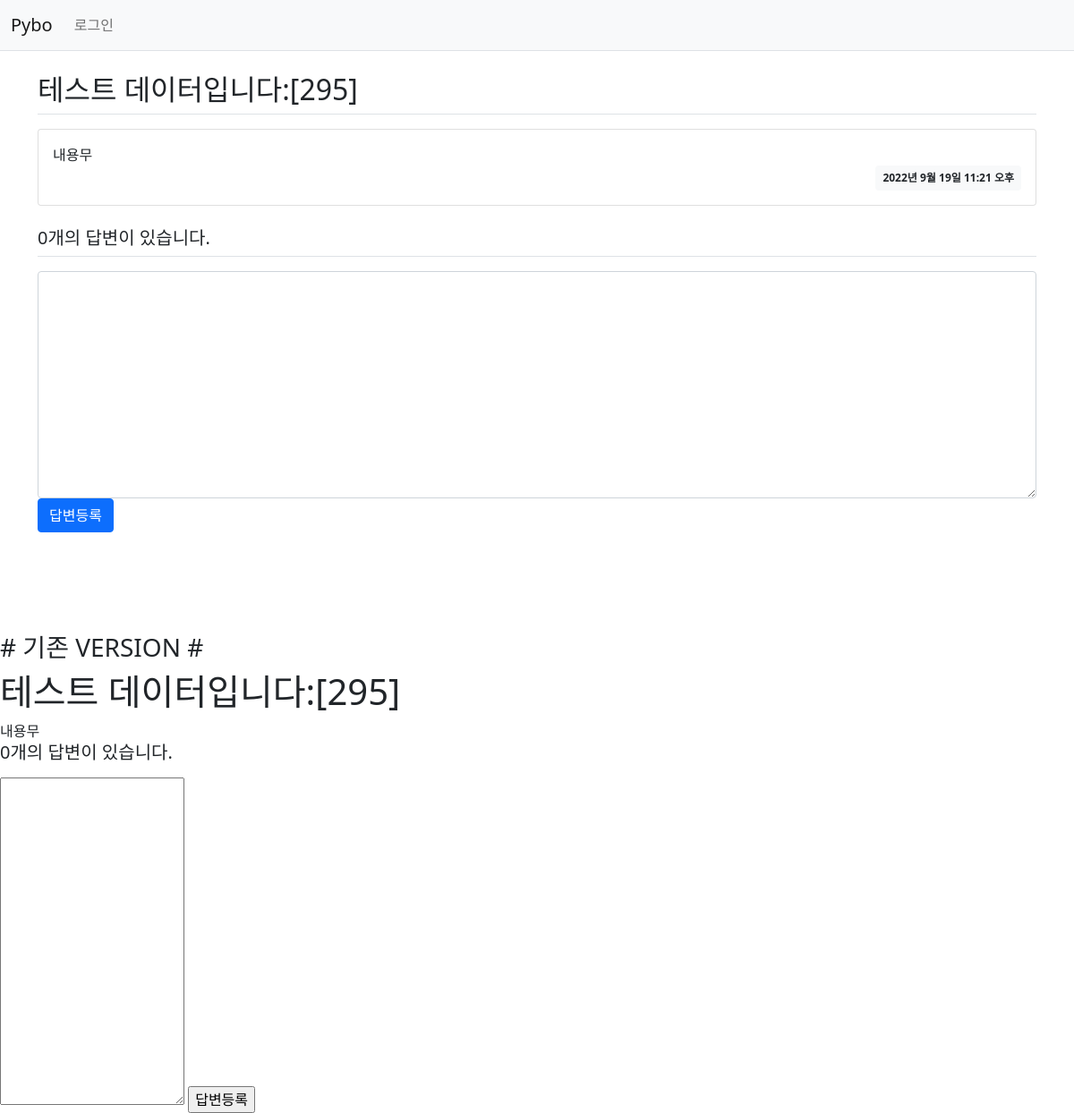
Screenshot of /pybo/301/ with the database file from the repository.
### pybo/models.py (models this page shows, shortened)
class Question(models.Model):
    subject = models.CharField(max_length=200)
    content = models.TextField()
    create_date = models.DateTimeField()

### pybo/views.py (the view)
# urls.py: path('<int:question_id>/', views.detail, name='detail'),
def detail(request, question_id):
    question = get_object_or_404(Question, pk=question_id)
    '''
     무리해서 30호출 시 :Page not found (404) ___  No Question matches the given query.
     이번에는 500 대신 404 오류 페이지가 출력되는 것을 확인할 수 있다.
    '''
    '''

     무리해서 30호출 시 :  DoesNotExist at /pybo/30/ ___  Question matching query does not exist.
    '''
    print('detail 수행 한다 :  '+str(question_id))
    context = {'question': question}
    return render(request, 'pybo/question_detail.html', context)

### templates/pybo/question_detail.html (shortened to what this page needs)
{% extends 'base.html' %}
{% block content %}
<div class="container my-3">
    <h2 class="border-bottom py-2">{{ question.subject }}</h2>
    <div class="card my-3">
        <div class="card-body">
            <div class="card-text" style="white-space: pre-line;">{{ question.content }}</div>
            <div class="d-flex justify-content-end">
                <div class="badge bg-light text-dark p-2">
                    {{ question.create_date }}
                </div>
            </div>
        </div>
    </div>
    <h5 class="border-bottom my-3 py-2">{{question.answer_set.count}}개의 답변이 있습니다.</h5>
    <form action="{% url 'pybo:answer_create' question.id %}" method="post" class="my-3">
        <div class="form-group">
            <textarea name="content" id="content" class="form-control" rows="10"></textarea>
        </div>
        <input type="submit" value="답변등록" class="btn btn-primary">
    </form>
</div>
<br>
<br>
<br>
<br>
<h3># 기존 VERSION #</h3>
{% load static %}
<link rel="stylesheet" type="text/css" href="{% static 'style.css' %}">
<h1>{{ question.subject }}</h1>
<div>
    {{ question.content }}
</div>
<h5>{{ question.answer_set.count }}개의 답변이 있습니다.</h5>
<form action="{% url 'pybo:answer_create' question.id %}" method="post">
<textarea name="content" id="contentOld" rows="15"></textarea>
<input type="submit" value="답변등록">
</form>
{% endblock %}

### rows the page displays
Question: subject "테스트 데이터입니다:[295]", content "내용무", create_date "2022년 9월 19일 11:21 오후", answer_set.count "0"
